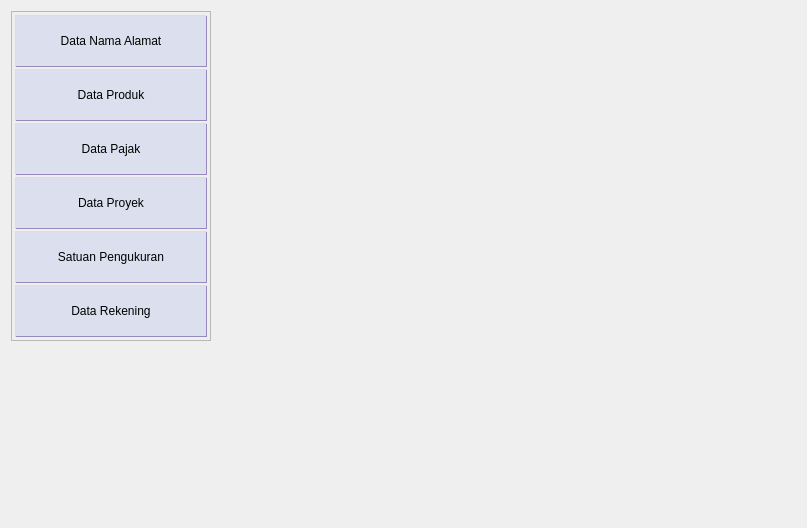
            <widget class="QWidget" name="st_DataMaster_Menu">
             <property name="styleSheet">
              <string notr="true"/>
             </property>
             <layout class="QGridLayout" name="igr_DataMaster_Menu">
              <item row="0" column="0">
               <widget class="QFrame" name="fr_DataMaster_Menu">
                <property name="minimumSize">
                 <size>
                  <width>200</width>
                  <height>0</height>
                 </size>
                </property>
                <property name="maximumSize">
                 <size>
                  <width>200</width>
                  <height>16777215</height>
                 </size>
                </property>
                <property name="styleSheet">
                 <string notr="true">QPushButton{height:50px;border-width:1px;border-color:rgb(150, 137, 188);border-style:outset;border-radius:0px;background:rgb(220, 224, 238);}</string>
                </property>
                <property name="frameShape">
                 <enum>QFrame::StyledPanel</enum>
                </property>
                <property name="frameShadow">
                 <enum>QFrame::Raised</enum>
                </property>
                <layout class="QVBoxLayout" name="ivl_DataMaster_Menu">
                 <property name="spacing">
                  <number>2</number>
                 </property>
                 <property name="margin">
                  <number>3</number>
                 </property>
                 <item>
                  <widget class="QPushButton" name="tb_DataMaster_DataNamaAlamat">
                   <property name="styleSheet">
                    <string notr="true">height:50px;</string>
                   </property>
                   <property name="text">
                    <string>Data Nama Alamat</string>
                   </property>
                  </widget>
                 </item>
                 <item>
                  <widget class="QPushButton" name="tb_DataMaster_DataProduk">
                   <property name="text">
                    <string>Data Produk</string>
                   </property>
                  </widget>
                 </item>
                 <item>
                  <widget class="QPushButton" name="tb_DataMaster_DataPajak">
                   <property name="text">
                    <string>Data Pajak</string>
                   </property>
                  </widget>
                 </item>
                 <item>
                  <widget class="QPushButton" name="tb_DataMaster_DataProyek">
                   <property name="text">
                    <string>Data Proyek</string>
                   </property>
                  </widget>
                 </item>
                 <item>
                  <widget class="QPushButton" name="tb_DataMaster_DataSatuanPengukuran">
                   <property name="text">
                    <string>Satuan Pengukuran</string>
                   </property>
                  </widget>
                 </item>
                 <item>
                  <widget class="QPushButton" name="tb_DataMaster_DataRekening">
                   <property name="text">
                    <string>Data Rekening</string>
                   </property>
                  </widget>
                 </item>
                </layout>
               </widget>
              </item>
              <item row="0" column="1">
               <spacer name="hs_DataMaster_Menu_HS">
                <property name="orientation">
                 <enum>Qt::Horizontal</enum>
                </property>
                <property name="sizeHint" stdset="0">
                 <size>
                  <width>585</width>
                  <height>20</height>
                 </size>
                </property>
               </spacer>
              </item>
              <item row="1" column="0">
               <spacer name="vs_hs_DataMaster_Menu_VS">
                <property name="orientation">
                 <enum>Qt::Vertical</enum>
                </property>
                <property name="sizeHint" stdset="0">
                 <size>
                  <width>20</width>
                  <height>176</height>
                 </size>
                </property>
               </spacer>
              </item>
             </layout>
            </widget>
